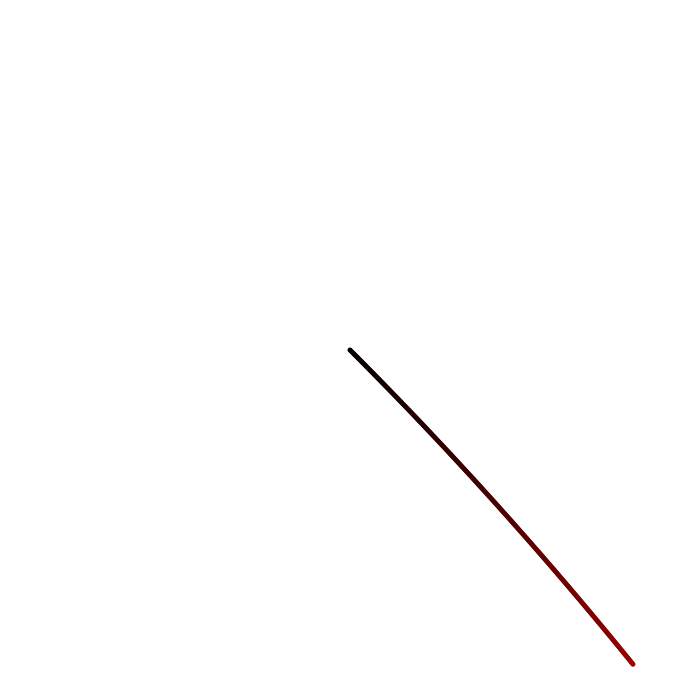
Frame 1 (no input)
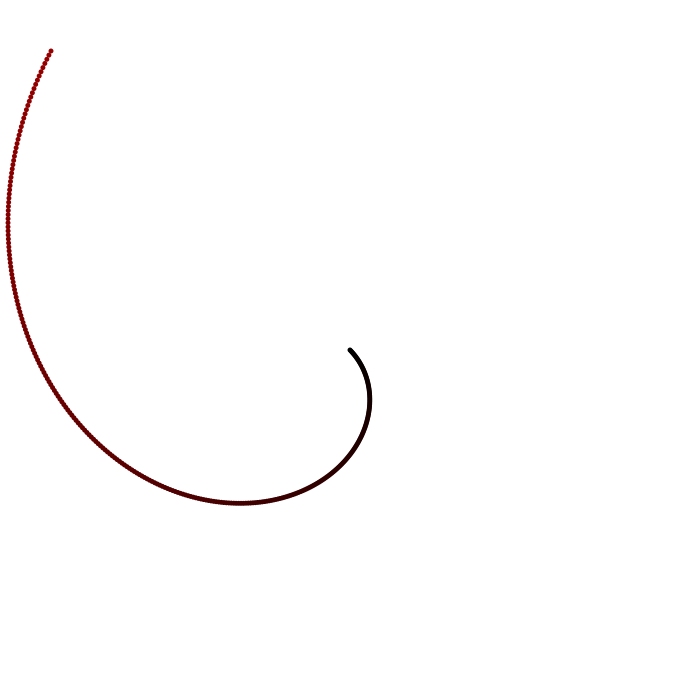
Frame 60 (the mouse pressed at the canvas centre just before this capture)
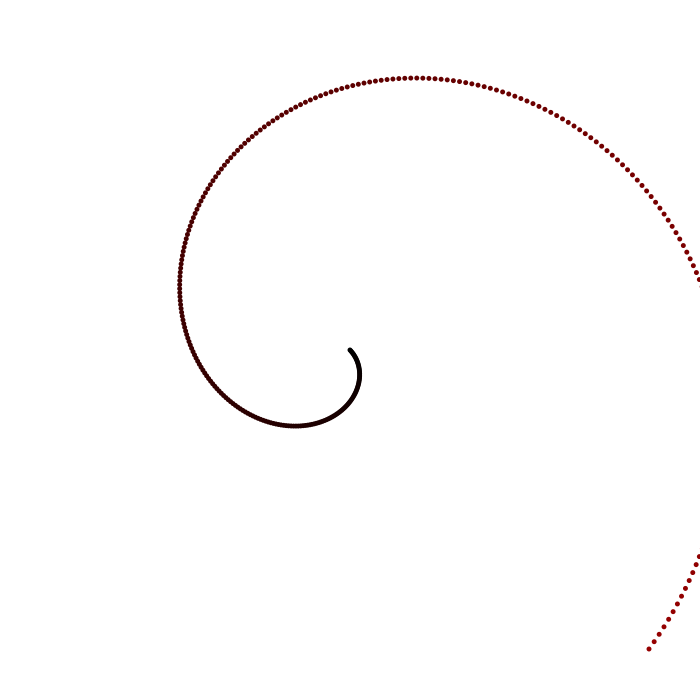
Frame 120 (the mouse held since frame 60 and released just before this capture)

The Processing sketch that drew these frames (run headless with seeded random() and noise(); from frame 60 on, the mouse is pressed at the canvas centre):

// Processing sketch: sketch_spirale
// ── sketch_spirale.pde
void setup(){
  size(700,700);
  background(255);
  noStroke();
  frameRate(115);
}

void draw(){
  background(255);
  translate(width/2,height/2);
  for(int i=0 ; i<300 ; i++){
    rotate(radians((float)frameCount/100));
    translate(i,i);
    fill((float)i/2,0,0);
    ellipse(0,0,5,5);
    translate(-i,-i);
  }
}
